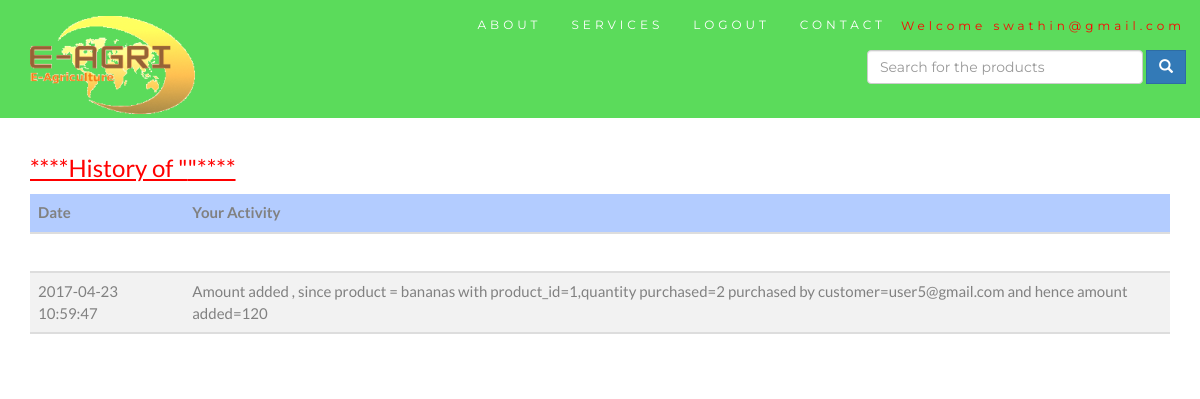
Screenshot of /description_from_history.php (signed in) with the database file from the repository.
### tables this page shows
CREATE TABLE `farmer_history` (
  `farmer_history_id` int(11) NOT NULL,
  `product_id` int(11) NOT NULL,
  `product_name` varchar(200) NOT NULL,
  `farmer_email` varchar(200) NOT NULL,
  `latest_updated` datetime NOT NULL,
  `history` longtext NOT NULL,
  `quantity_purchased` int(11) NOT NULL,
  `purchased_by_customer` varchar(200) NOT NULL,
  `balance` int(11) NOT NULL
);

### common/sesion.php (called while the page is built, shortened)
<?php
  if(isset($_SESSION['user']))
  {
    $user=$_SESSION['user'];
  }
  else
  {
    $user="";
  }
?>

### description_from_history.php (the view, shortened to what this page needs)
<?php
  include('common/headerf.php');
  $con=new mysqli('localhost','root','','e-agri');
  $product_name=mysqli_escape_string($con,$_POST['name']);
?>
<div class="col-md-12">
    <div class="col-md-12">
    <h3 style="color: red;"><u>****History of "<?php echo $product_name;?>"****</u></h3>
    <table class="table table-hover" style="width:100%">
             <thead>
                <tr>
                <th rowspan="10" colspan="8" style="background-color:#b3ccff;" >Date</th>
                <th rowspan="10" colspan="8" style="background-color:#b3ccff;" >Your Activity</th>
                </tr>
             </thead>
    </div>
    <div class="col-md-12">
                        <tr>
                            <td rowspan="10" colspan="8">&nbsp;</td>
                            <td rowspan="10" colspan="8">&nbsp;</td>
                        </tr>
    </div>
    <?php
    	$sql=mysqli_query($con,"SELECT * from farmer_history where farmer_email='$user' AND product_name LIKE '$product_name%' OR product_name LIKE '%product_name%' OR product_name LIKE '%$product_name' order by latest_updated desc") or die("cannot select from farmer_history".mysqli_error($con));
    	while($row=mysqli_fetch_array($sql))
    	{
    	?>
    		<tbody>
               <div class="col-md-12">
                    <tr>
                        <td rowspan="10" colspan="8" style="background-color:#f2f2f2;"><?php echo $row['latest_updated']; ?></td>
                        <td rowspan="10" colspan="8" style="background-color:#f2f2f2;"><?php echo $row['history']; ?></td>
                    </tr>
                  </div>
                </tbody>
                <tbody>
                <div class="col-md-12">
                        <tr>
                            <td rowspan="10" colspan="8">&nbsp;</td>
                            <td rowspan="10" colspan="8">&nbsp;</td>
                        </tr>
                </div>
            </tbody>
        <?php
    	}
    ?>
</div>
</body>
</html>

### common/headerf.php (style rules this page uses)
body { font: 400 15px Lato, sans-serif; line-height: 1.8; color: #818181; }

### rows the page displays
farmer_history: latest_updated "2017-04-23 10:59:47", history "Amount added , since product = bananas with product_id=1,quantity purchased=2 purchased by customer=user5@gmail.com and hence amount added=120"

### other values shown
$user "swathin@gmail.com"
